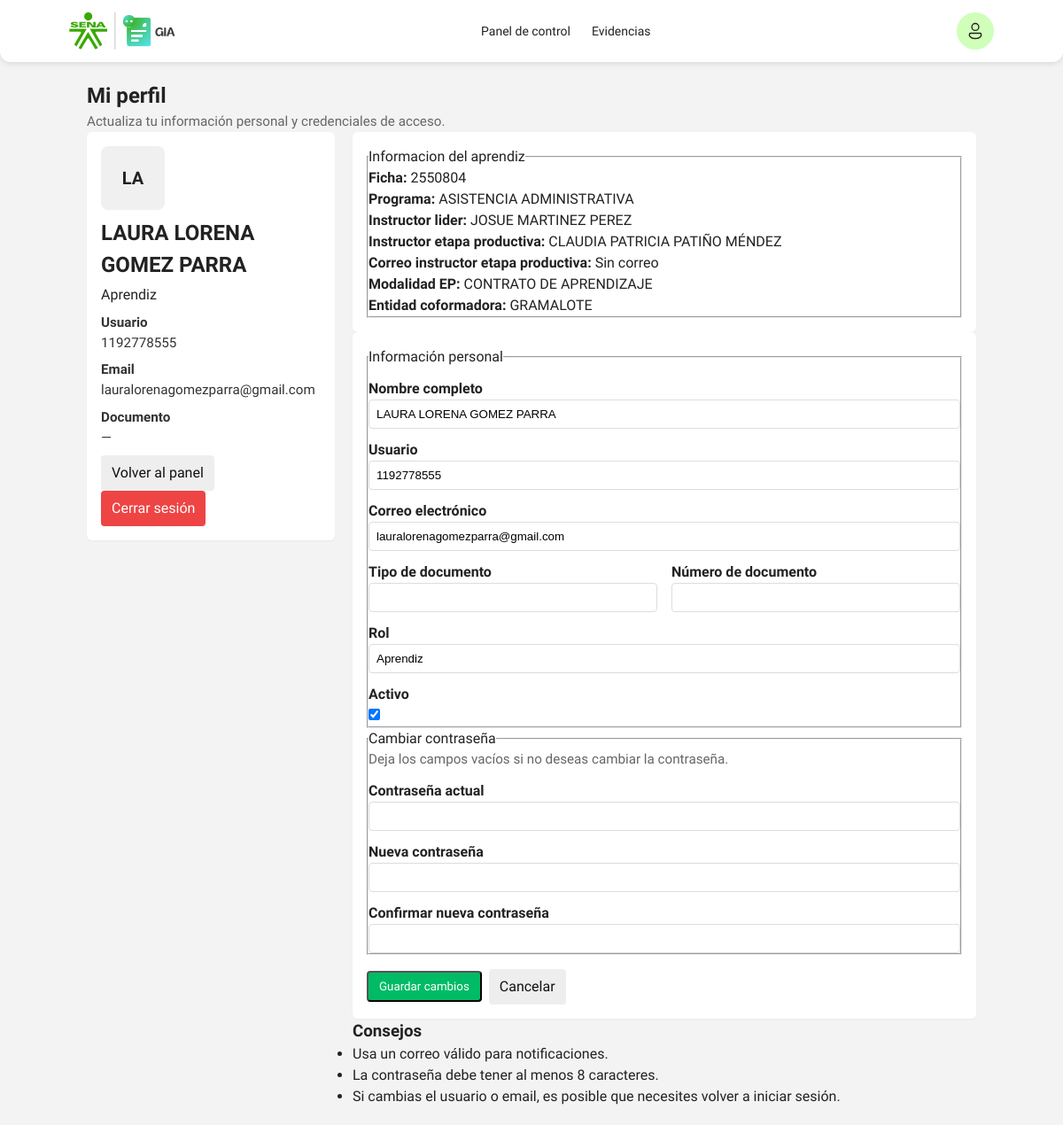
The page /auth/profile (signed in) on the database its author committed.
### models/user.py (models this page shows, shortened)
class User(UserMixin, db.Model):
    __tablename__ = "user"
    id = db.Column(db.Integer, primary_key=True)
    username = db.Column(db.String(80), unique=True, nullable=False)
    password_hash = db.Column(db.String(255), nullable=False)
    role = db.Column(db.String(30), nullable=False, default="docente")
    full_name = db.Column(db.String(150), nullable=False)
    email = db.Column(db.String(150), nullable=True)
    document_type = db.Column(db.String(20), nullable=True)
    document_number = db.Column(db.String(30), nullable=True)
    managed_group_numbers = db.Column(db.Text, nullable=True)
    active = db.Column(db.Boolean, default=True)
    created_at = db.Column(db.DateTime, default=datetime.utcnow)
    apprentices = db.relationship(
        "Apprentice",
        foreign_keys="Apprentice.created_by",
        backref="owner",
        lazy="select",
    )
    groups = db.relationship(
        "TrainingGroup",
        foreign_keys="TrainingGroup.created_by",
        backref="creator",
        lazy="select",
    )

### models/apprentice.py (models this page shows, shortened)
class Apprentice(db.Model):
    __tablename__ = "apprentice"
    id = db.Column(db.Integer, primary_key=True)
    created_by = db.Column(db.Integer, db.ForeignKey("user.id"), nullable=False)
    student_user_id = db.Column(db.Integer, db.ForeignKey("user.id"), nullable=True)
    group_id = db.Column(db.Integer, db.ForeignKey("training_group.id"), nullable=True, index=True)
    group_number = db.Column(db.String(30), nullable=False, index=True)
    document_type = db.Column(db.String(30), nullable=False)
    document_number = db.Column(db.String(30), unique=True, nullable=False, index=True)
    first_names = db.Column(db.String(120), nullable=False)
    last_names = db.Column(db.String(120), nullable=False)
    gender = db.Column(db.String(20), nullable=True)
    phone = db.Column(db.String(30), nullable=True)
    email = db.Column(db.String(150), nullable=True)
    municipality_origin = db.Column(db.String(120), nullable=True)
    program_name = db.Column(db.String(150), nullable=True)
    program_level = db.Column(db.String(80), nullable=True)
    group_validity = db.Column(db.String(80), nullable=True)
    lead_instructor = db.Column(db.String(150), nullable=True)
    followup_instructor = db.Column(db.String(150), nullable=True)
    followup_instructor_email = db.Column(db.String(150), nullable=True)
    ep_modality = db.Column(db.String(120), nullable=True)
    sofia_status = db.Column(db.String(80), nullable=True)
    practice_start_date = db.Column(db.String(40), nullable=True)
    practice_end_date = db.Column(db.String(40), nullable=True)
    followup_moment1_start = db.Column(db.String(40), nullable=True)
    followup_moment1_end = db.Column(db.String(40), nullable=True)
    followup_moment2_start = db.Column(db.String(40), nullable=True)
    followup_moment2_end = db.Column(db.String(40), nullable=True)
    followup_moment3_start = db.Column(db.String(40), nullable=True)
    followup_moment3_end = db.Column(db.String(40), nullable=True)
    followup_moment4_start = db.Column(db.String(40), nullable=True)
    followup_moment4_end = db.Column(db.String(40), nullable=True)
    company_name = db.Column(db.String(150), nullable=True)
    company_municipality = db.Column(db.String(120), nullable=True)
    company_address = db.Column(db.String(180), nullable=True)
    coformador_name = db.Column(db.String(150), nullable=True)
    coformador_email = db.Column(db.String(150), nullable=True)
    coformador_phone = db.Column(db.String(30), nullable=True)
    arl_responsible = db.Column(db.String(150), nullable=True)
    continues_company = db.Column(db.String(30), nullable=True)
    individual_management = db.Column(db.Text, nullable=True)
    followup_moments = db.Column(db.String(200), nullable=True)
    evaluation_date = db.Column(db.String(40), nullable=True)
    english_results = db.Column(db.String(120), nullable=True)
    created_at = db.Column(db.DateTime, default=datetime.utcnow)
    group = db.relationship("TrainingGroup", back_populates="apprentices", lazy="joined")
    bitacoras = db.relationship(
        "Bitacora",
        backref="apprentice",
        lazy="select",
        cascade="all, delete-orphan",
        order_by="desc(Bitacora.created_at)",
    )
    student_user = db.relationship("User", foreign_keys=[student_user_id], lazy="select")
    evidence_submissions = db.relationship(
        "EvidenceSubmission",
        back_populates="apprentice",
        lazy="select",
        cascade="all, delete-orphan",
    )

### routes/auth.py (the view, shortened to what this page needs)
@auth_bp.route("/profile", methods=["GET", "POST"])
@login_required
def profile():
    apprentice = None
    if current_user.role == "aprendiz":
        apprentice = Apprentice.query.filter_by(student_user_id=current_user.id).first()
    return render_template("auth/profile.html", apprentice=apprentice)

### services/auth_helpers.py (called while the page is built)
@login_manager.user_loader
def load_user(user_id):
    return User.query.get(int(user_id))

### templates/auth/profile.html (shortened to what this page needs)
{% extends "base.html" %}
{% block content %}
<section class="profile page-section">
  <header class="section-header">
    <h1>Mi perfil</h1>
    <p class="muted">Actualiza tu información personal y credenciales de acceso.</p>
  </header>
  <div class="profile-grid">
    <aside class="profile-card">
      <div class="avatar-large">{{ (current_user.full_name[:2]|upper) if (current_user and current_user.full_name) else '' }}</div>
      <h2 class="profile-name">{{ current_user.full_name if current_user and current_user.full_name else '—' }}</h2>
      <p class="profile-role">{{ (role_labels[current_user.role] if role_labels is defined and current_user and current_user.role in role_labels else current_user.role) or '—' }}</p>
      <ul class="profile-meta">
        <li><strong>Usuario</strong><br>{{ current_user.username if current_user else '—' }}</li>
        <li><strong>Email</strong><br>{{ current_user.email if current_user and current_user.email else '—' }}</li>
        <li><strong>Documento</strong><br>
          {{ (current_user.document_type ~ ' ' ~ current_user.document_number) if (current_user and current_user.document_type and current_user.document_number) else '—' }}
        </li>
      </ul>
      <nav class="profile-actions">
        <a class="btn" href="{{ url_for('dashboard.index') }}">Volver al panel</a>
        <a class="btn btn--danger" href="{{ url_for('auth.logout') }}">Cerrar sesión</a>
      </nav>
    </aside>
    <div class="profile-form-wrapper">
      {% if current_user.role == 'aprendiz' and apprentice %}
      <section class="profile-form">
        <fieldset>
          <legend>Informacion del aprendiz</legend>
          <p><strong>Ficha:</strong> {{ apprentice.group_number or 'Sin dato' }}</p>
          <p><strong>Programa:</strong> {{ apprentice.program_name or 'Sin dato' }}</p>
          <p><strong>Instructor lider:</strong> {{ apprentice.lead_instructor or 'Sin dato' }}</p>
          <p><strong>Instructor etapa productiva:</strong> {{ apprentice.followup_instructor or 'Sin dato' }}</p>
          <p><strong>Correo instructor etapa productiva:</strong> {{ apprentice.followup_instructor_email or 'Sin correo' }}</p>
          <p><strong>Modalidad EP:</strong> {{ apprentice.ep_modality or 'Sin dato' }}</p>
          <p><strong>Entidad coformadora:</strong> {{ apprentice.company_name or 'Sin dato' }}</p>
        </fieldset>
      </section>
      {% endif %}
      <form method="post" action="{{ url_for('auth.profile') }}" class="profile-form" novalidate>
        <fieldset>
          <legend>Información personal</legend>
          <label for="full_name">Nombre completo</label>
          <input id="full_name" name="full_name" type="text" value="{{ request.form.full_name or (current_user.full_name if current_user and current_user.full_name else '') }}" required>
          <label for="username">Usuario</label>
          <input id="username" name="username" type="text" value="{{ request.form.username or (current_user.username if current_user else '') }}" required>
          <label for="email">Correo electrónico</label>
          <input id="email" name="email" type="email" value="{{ request.form.email or (current_user.email if current_user and current_user.email else '') }}" required>
          <div class="two-columns">
            <div>
              <label for="document_type">Tipo de documento</label>
              <input id="document_type" name="document_type" type="text" value="{{ request.form.document_type or (current_user.document_type if current_user and current_user.document_type else '') }}">
            </div>
            <div>
              <label for="document_number">Número de documento</label>
              <input id="document_number" name="document_number" type="text" value="{{ request.form.document_number or (current_user.document_number if current_user and current_user.document_number else '') }}">
            </div>
          </div>
          <label for="role">Rol</label>
          <input id="role" name="role" type="text" value="{{ (role_labels[current_user.role] if role_labels is defined and current_user and current_user.role in role_labels else current_user.role) or '' }}" readonly>
          <label for="active">Activo</label>
          <input id="active" name="active" type="checkbox" {% if (request.form.active is defined and request.form.active) or (current_user and current_user.active) %}checked{% endif %}>
        </fieldset>
        <fieldset>
          <legend>Cambiar contraseña</legend>
          <p class="muted">Deja los campos vacíos si no deseas cambiar la contraseña.</p>
          <label for="current_password">Contraseña actual</label>
          <input id="current_password" name="current_password" type="password" autocomplete="current-password">
          <label for="new_password">Nueva contraseña</label>
          <input id="new_password" name="new_password" type="password" autocomplete="new-password">
          <label for="confirm_password">Confirmar nueva contraseña</label>
          <input id="confirm_password" name="confirm_password" type="password" autocomplete="new-password">
        </fieldset>
        <div class="form-actions">
          <button type="submit" class="btn btn--primary">Guardar cambios</button>
          <a class="btn" href="{{ url_for('dashboard.index') }}">Cancelar</a>
        </div>
      </form>
      <section class="profile-help">
        <h3>Consejos</h3>
        <ul>
          <li>Usa un correo válido para notificaciones.</li>
          <li>La contraseña debe tener al menos 8 caracteres.</li>
          <li>Si cambias el usuario o email, es posible que necesites volver a iniciar sesión.</li>
        </ul>
      </section>
    </div>
  </div>
</section>
{% endblock %}

### static/css/base.css (style rules this page uses)
* { box-sizing: border-box; margin: 0; padding: 0; }
body { font-family: var(--font-family); background: var(--bg); color: var(--text); line-height: 1.5; }
a { text-decoration: none; color: inherit; }
button { font-family: var(--font-family); cursor: pointer; }

### static/css/tokens.css (style rules this page uses)
:root { --font-family: 'Work Sans', sans-serif; --green: #39a900; --darkgreen: #007832; --navy: #00304d; --cyan: #09daf6; --danger: #d13438; --darkdanger: #a32f2f; --muted: #706f6e; --darkmuted: #404040; --text: #222; --surface: #fff; --bg: #f3f3f3; --line: #d2d2d2; --space-xs: 4px; --space-sm: 8px; --space-md: 16px; --space-lg: 24px; --radius: 12px; --shadow: 0 2px 6px rgba(0,0,0,0.1); }

### static/css/tokens2.css (style rules this page uses)
:root { --font-family: 'Work Sans', sans-serif; --colorneutral-1: #ffffff; --colorneutral-2: #f3f3f3; --colorneutral-3: #d2d2d2; --colorneutral-4: #706f6e; --colorneutral-5: #404040; --colorneutral-6: #222222; --colorgreen-1: #39a900; --colorgreen-2: #007832; --colornavy-1: #00304d; --colorcyan-1: #09daf6; --colorviolet-1: #71277a; --coloryellow-1: #fdc300; --colororange-1: #ff6b00; --colorred-1: #d13438; --colorred-2: #a32f2f; --space-s: 4px; --space-m: 8px; --space-l: 12px; --space-xl: 16px; --radius-1: 4px; --radius-2: 8px; --radius-3: 12px; --shadow: 0 2px 6px rgba(0,0,0,0.1); }

### templates/auth/profile.html (style rules this page uses)
.profile { padding: 1.25rem; }
.profile-grid { display: grid; grid-template-columns: 280px 1fr; gap: 1.25rem; align-items: start; }
.profile-card { background:#fff; padding:1rem; border-radius:6px; box-shadow:0 1px 2px rgba(0,0,0,.04); }
.avatar-large { width:72px; height:72px; border-radius:8px; display:flex; align-items:center; justify-content:center; font-weight:700; font-size:1.25rem; background:#f0f0f0; margin-bottom:.5rem; }
.profile-name { margin:0 0 .25rem 0; }
.profile-meta { list-style:none; padding:0; margin:.5rem 0 0 0; font-size:.95rem; color:#333; }
.profile-meta li { margin-bottom:.5rem; }
.profile-form { background:#fff; padding:1rem; border-radius:6px; box-shadow:0 1px 2px rgba(0,0,0,.04); }
.profile-form label { display:block; margin-top:.75rem; font-weight:600; }
.profile-form input[type="text"], .profile-form input[type="email"], .profile-form input[type="password"] { width:100%; padding:.5rem; border:1px solid #ddd; border-radius:4px; }
.two-columns { display:flex; gap:1rem; }
.two-columns > div { flex:1; }
.form-actions { margin-top:1rem; display:flex; gap:.5rem; align-items:center; }
.btn { display:inline-block; padding:.5rem .75rem; border-radius:4px; text-decoration:none; background:#eee; color:#111; }
.btn--primary { background:#0b6; color:#fff; }
.btn--danger { background:#e44; color:#fff; }
.muted { color:#666; font-size:.95rem; }

### rows shown on the page
User: full_name "LA", full_name "LAURA LORENA GOMEZ PARRA", role "Aprendiz", username "1192778555", email "lauralorenagomezparra@gmail.com", document_type "—", active "☑"
Apprentice: group_number "2550804", program_name "ASISTENCIA ADMINISTRATIVA", lead_instructor "JOSUE MARTINEZ PEREZ", followup_instructor "CLAUDIA PATRICIA PATIÑO MÉNDEZ", followup_instructor_email "Sin correo", ep_modality "CONTRATO DE APRENDIZAJE", company_name "GRAMALOTE"
